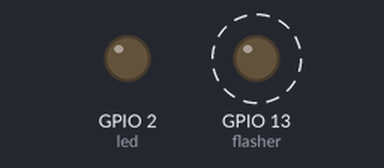
Simulated run of this program. Board: ESP32 board running MicroPython. Shown: output pins drawn as LEDs (lit = HIGH). Dashed ring = blinking.

Above: at 0.1 s.
Timing chart, 0 to 3.0 s (numbered marks = the images above):
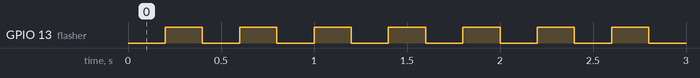

Measured:
- by itself, GPIO 13 (flasher): alternates HIGH for 0.20 s and LOW for 0.20 s

The program:

boot_test_beacon_wiring.py
```python
#
# Test ble beacon wiring
#
from machine import Pin, PWM, reset, Timer

led=Pin(2,Pin.OUT)
flasher=Pin(13,Pin.OUT)

def reboot():
    reset()

timerF=Timer(1)

timerF.init(period=200, mode=Timer.PERIODIC, callback=lambda t: flasher(not flasher.value()))
```
